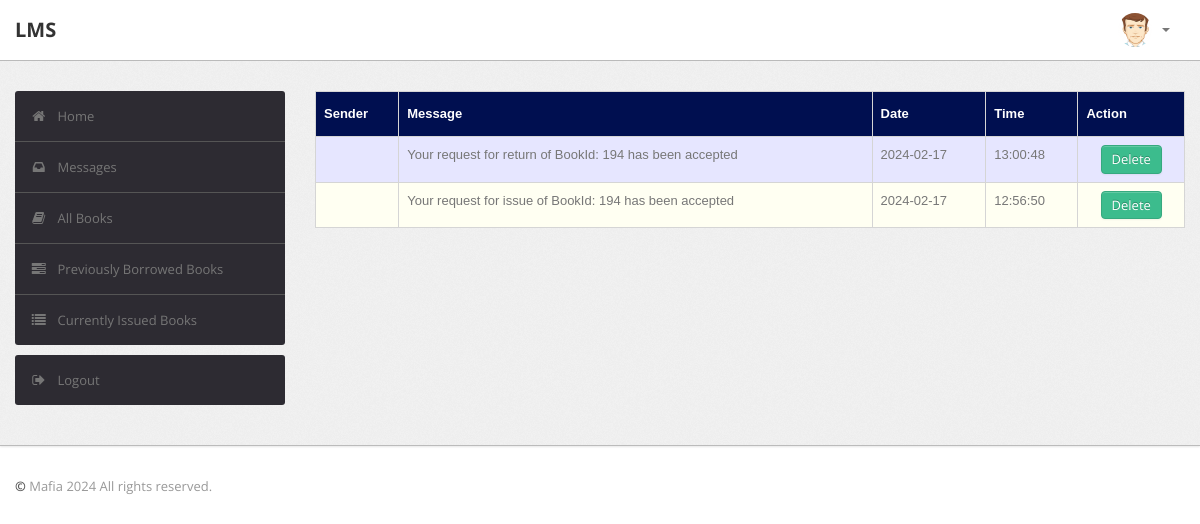
The page /student/message.php (signed in) on the database its author committed.
### tables this page shows
CREATE TABLE `message` (
  `M_Id` int(10) NOT NULL,
  `Sender` varchar(255) NOT NULL,
  `RollNo` varchar(50) DEFAULT NULL,
  `Msg` varchar(255) DEFAULT NULL,
  `Date` date DEFAULT NULL,
  `Time` time DEFAULT NULL
);

### student/message.php (the view, shortened to what this page needs)
<?php
require('dbconn.php');
?>
<?php
if ($_SESSION['RollNo']) {
    ?>
<!DOCTYPE html>
<html lang="en">
    <head>
        <link type="text/css" href="bootstrap/css/bootstrap.min.css" rel="stylesheet">
        <link type="text/css" href="bootstrap/css/bootstrap-responsive.min.css" rel="stylesheet">
        <link type="text/css" href="css/theme.css" rel="stylesheet">
        <link type="text/css" href="images/icons/css/font-awesome.css" rel="stylesheet">
    </head>
    <body>
        <div class="navbar navbar-fixed-top">
            <div class="navbar-inner">
                <div class="container">
                        <a class="brand" href="index.php">LMS </a>
                    <div class="nav-collapse collapse navbar-inverse-collapse">
                        <ul class="nav pull-right">
                            <li class="nav-user dropdown"><a href="#" class="dropdown-toggle" data-toggle="dropdown">
                                <img src="images/user.png" class="nav-avatar" />
                                <b class="caret"></b></a>
                            </li>
                        </ul>
                    </div>
                </div>
            </div>
        </div>
        <div class="wrapper">
            <div class="container">
                <div class="row">
                    <div class="span3">
                        <div class="sidebar">
                            <ul class="widget widget-menu unstyled">
                                <li class="active"><a href="index.php"><i class="menu-icon icon-home"></i>Home
                                </a></li>
                                 <li><a href="message.php"><i class="menu-icon icon-inbox"></i>Messages</a>
                                </li>
                                <li><a href="book.php"><i class="menu-icon icon-book"></i>All Books </a></li>
                                <li><a href="history.php"><i class="menu-icon icon-tasks"></i>Previously Borrowed Books </a></li>
                                <li><a href="current.php"><i class="menu-icon icon-list"></i>Currently Issued Books </a></li>
                            </ul>
                            <ul class="widget widget-menu unstyled">
                                <li><a href="logout.php"><i class="menu-icon icon-signout"></i>Logout </a></li>
                            </ul>
                        </div>
                    </div>
                    <div class="span9">
                        <table class="table" id = "tables">
                                  <thead>
                                    <tr>
                                       <th>Sender</th>
                                      <th>Message</th>
                                      <th>Date</th>
                                      <th>Time</th>
                                      <th>Action</th>
                                    </tr>
                                  </thead>
                                  <tbody>
                                    <?php
                                    $rollno=$_SESSION['RollNo'];
                            $sql="select * from LMS.message where RollNo='$rollno' order by Date DESC,Time DESC";
                            $result=$conn->query($sql);
                            while($row=$result->fetch_assoc())
                            {
                                 $rcv=$row['Sender'];
                                $msg=$row['Msg'];
                                $date=$row['Date'];
                                $time=$row['Time'];
                            ?>
                                    <tr>
                                     <td><?php echo $rcv ?></td>
                                      <td><?php echo $msg ?></td>
                                      <td><?php echo $date ?></td>
                                      <td><?php echo $time ?></td>
                                      <td><center><form action="dele.php" method="post"><button type="submit" name="delete" class="btn btn-success">Delete</button><input type="hidden" name="M_Id" value="<?php echo $id ?>"></form></center></td>
                                    </tr>
                               <?php } ?>
                               </tbody>
                                </table>
                            </div>
                </div>
            </div>
        </div>
<div class="footer">
            <div class="container">
                <b class="copyright">&copy; </b> Mafia 2024 All rights reserved.
            </div>
        </div>
    </body>
</html>
<?php }
else {
    echo "<script type='text/javascript'>alert('Access Denied!!!')</script>";
} ?>

### student/css/theme.css (style rules this page uses)
#tables { font-family: "Trebuchet MS", Arial, Helvetica, sans-serif; border-collapse: collapse; width: 100%; }
#tables td, #tables th { border: 1px solid #ddd; padding: 8px; }
#tables tr:nth-child(even) { background-color: #fffff2; }
#tables tr:nth-child(odd) { background-color: #e6e6ff; }
#tables th { padding-top: 12px; padding-bottom: 12px; text-align: left; background-color: #000F50; color: white; }
body { font-size: 13px; font-family: 'Open Sans', Arial, sans-serif; background: #fff; color: #777 }
strong, b { color: #555 }
.wrapper { background: url(../images/bg.png) #eee; border-bottom: 1px solid #bbb; -webkit-box-shadow: 0 1px 2px rgba(0,0,0,0.1); -moz-box-shadow: 0 1px 2px rgba(0,0,0,0.1); box-shadow: 0 1px 2px rgba(0,0,0,0.1); padding: 30px 0 }
.footer { color: #999; padding: 30px 0 60px }
form { margin: 0 }
select, textarea, input[type="text"], input[type="password"], input[type="datetime"], input[type="datetime-local"], input[type="date"], input[type="month"], input[type="time"], input[type="week"], input[type="number"], input[type="email"], input[type="url"], input[type="search"], input[type="tel"], input[type="color"], .uneditable-input, label, input, button, select, textarea { -webkit-border-radius: 3px; -moz-border-radius: 3px; border-radius: 3px; font-size: 13px; font-family: 'Open Sans', Tahoma, Arial, sans-serif }
body [class^="icon-"], body [class*=" icon-"] { font-size: 14px; line-height: 20px; height: 20px }
.navbar { position: static!important; margin: 0!important }
.navbar .navbar-inner { background: #fff; border-bottom: 1px solid #bbb; -webkit-box-shadow: 0 1px 2px rgba(0,0,0,0.15); -moz-box-shadow: 0 1px 2px rgba(0,0,0,0.15); box-shadow: 0 1px 2px rgba(0,0,0,0.15) }
.navbar .brand { color: #333; font-weight: bold; font-size: 20px; margin-right: 20px; padding: 20px }
.navbar .nav>li>a { padding: 20px 15px; font-weight: bold; color: #777 }
.nav-user>a { height: 20px }
.nav-avatar { width: 34px; height: 34px; margin: -7px 5px 0 0; -webkit-border-radius: 50%; -moz-border-radius: 50%; border-radius: 50% }
.btn, .btn-box { -webkit-border-radius: 3px; -moz-border-radius: 3px; border-radius: 3px }
.btn { font-size: 13px; font-weight: 600 }
.btn { display: inline-block; margin-bottom: 0; font-weight: 400; text-align: center; vertical-align: middle; cursor: pointer; background-image: none; border: 1px solid transparent; white-space: nowrap; padding: 4px 10px; font-size: 13px; line-height: 1.42857; border-radius: 4px; -webkit-user-select: none; -moz-user-select: none; -ms-user-select: none; user-select: none }
.btn-success { color: #fff; background-color: #3cbc8d; border-color: #36a97f }
.table { margin-bottom: 0 }
.table th, .table td { border-color: #d5d5d5!important }
.widget-menu { background: #fff; -webkit-border-radius: 3px; -moz-border-radius: 3px; border-radius: 3px; overflow: hidden }
.widget-menu a { color: #555; display: block; line-height: 20px; padding: 15px; text-decoration: none!important }
.widget-menu .menu-icon { margin-right: 10px; color: #767676; -webkit-transition: all .2s ease-in-out; -moz-transition: all .2s ease-in-out; transition: all .2s ease-in-out; }
.widget-menu>li+li { border-top: 1px solid #555 }
.widget-menu>li>a { background-color: #2d2b32; color: #767676; -webkit-transition: all .2s ease-in-out; -moz-transition: all .2s ease-in-out; transition: all .2s ease-in-out; }

### rows shown on the page
message: Msg "Your request for return of BookId: 194 has been accepted", Date "2024-02-17", Time "13:00:48"
message: Msg "Your request for issue of BookId: 194 has been accepted", Date "2024-02-17", Time "12:56:50"
